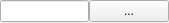
<?xml version="1.0" encoding="UTF-8"?>
<ui version="4.0">
 <class>PathProperty</class>
 <widget class="QWidget" name="PathProperty">
  <property name="geometry">
   <rect>
    <x>0</x>
    <y>0</y>
    <width>169</width>
    <height>23</height>
   </rect>
  </property>
  <property name="windowTitle">
   <string>Form</string>
  </property>
  <layout class="QHBoxLayout" name="horizontalLayout">
   <property name="spacing">
    <number>0</number>
   </property>
   <property name="leftMargin">
    <number>0</number>
   </property>
   <property name="topMargin">
    <number>0</number>
   </property>
   <property name="rightMargin">
    <number>0</number>
   </property>
   <property name="bottomMargin">
    <number>0</number>
   </property>
   <item>
    <widget class="QLineEdit" name="lineEdit"/>
   </item>
   <item>
    <widget class="QPushButton" name="pushButton">
     <property name="text">
      <string>...</string>
     </property>
    </widget>
   </item>
  </layout>
 </widget>
 <resources/>
 <connections/>
</ui>
